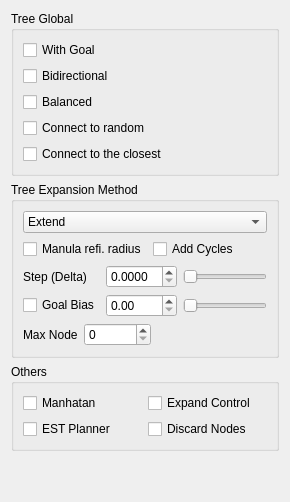
              <widget class="QWidget" name="tabDiffu">
               <attribute name="title">
                <string>Diffusion</string>
               </attribute>
               <layout class="QVBoxLayout" name="verticalLayout_39">
                <item>
                 <widget class="QGroupBox" name="groupBox_15">
                  <property name="title">
                   <string>Tree Global</string>
                  </property>
                  <layout class="QGridLayout" name="gridLayout_23">
                   <item row="0" column="0">
                    <widget class="QCheckBox" name="isWithGoal">
                     <property name="text">
                      <string>With Goal</string>
                     </property>
                    </widget>
                   </item>
                   <item row="3" column="0">
                    <widget class="QCheckBox" name="checkBoxRandomInCompCo">
                     <property name="text">
                      <string>Connect to random</string>
                     </property>
                    </widget>
                   </item>
                   <item row="4" column="0">
                    <widget class="QCheckBox" name="checkBoxClosestInCompCo">
                     <property name="text">
                      <string>Connect to the closest</string>
                     </property>
                    </widget>
                   </item>
                   <item row="1" column="0">
                    <widget class="QCheckBox" name="isBidir">
                     <property name="text">
                      <string>Bidirectional</string>
                     </property>
                    </widget>
                   </item>
                   <item row="2" column="0">
                    <widget class="QCheckBox" name="isBalanced">
                     <property name="text">
                      <string>Balanced</string>
                     </property>
                    </widget>
                   </item>
                  </layout>
                 </widget>
                </item>
                <item>
                 <widget class="QGroupBox" name="groupBox_2">
                  <property name="title">
                   <string>Tree Expansion Method</string>
                  </property>
                  <layout class="QVBoxLayout" name="verticalLayout_30">
                   <item>
                    <widget class="QComboBox" name="expansionMethod">
                     <item>
                      <property name="text">
                       <string>Extend</string>
                      </property>
                     </item>
                     <item>
                      <property name="text">
                       <string>Extend n Step</string>
                      </property>
                     </item>
                     <item>
                      <property name="text">
                       <string>Connect</string>
                      </property>
                     </item>
                     <item>
                      <property name="text">
                       <string>Cost Connect</string>
                      </property>
                     </item>
                    </widget>
                   </item>
                   <item>
                    <layout class="QHBoxLayout" name="horizontalLayout_20">
                     <item>
                      <widget class="QCheckBox" name="isManualRefiRadius">
                       <property name="text">
                        <string>Manula refi. radius</string>
                       </property>
                      </widget>
                     </item>
                     <item>
                      <widget class="QCheckBox" name="isAddingCycles">
                       <property name="text">
                        <string>Add Cycles</string>
                       </property>
                      </widget>
                     </item>
                    </layout>
                   </item>
                   <item>
                    <layout class="QGridLayout" name="gridLayout_10">
                     <item row="0" column="0">
                      <widget class="QLabel" name="label_5">
                       <property name="text">
                        <string>Step (Delta)</string>
                       </property>
                      </widget>
                     </item>
                     <item row="0" column="1">
                      <widget class="QDoubleSpinBox" name="doubleSpinBoxExtentionStep">
                       <property name="decimals">
                        <number>4</number>
                       </property>
                       <property name="minimum">
                        <double>0.000000000000000</double>
                       </property>
                       <property name="maximum">
                        <double>50.000000000000000</double>
                       </property>
                      </widget>
                     </item>
                     <item row="0" column="2">
                      <widget class="QSlider" name="horizontalSliderExtentionStep">
                       <property name="maximum">
                        <number>10000000</number>
                       </property>
                       <property name="orientation">
                        <enum>Qt::Horizontal</enum>
                       </property>
                      </widget>
                     </item>
                     <item row="1" column="0">
                      <widget class="QCheckBox" name="checkBoxIsGoalBias">
                       <property name="text">
                        <string>Goal Bias</string>
                       </property>
                      </widget>
                     </item>
                     <item row="1" column="1">
                      <widget class="QDoubleSpinBox" name="doubleSpinBoxBias">
                       <property name="maximum">
                        <double>1.000000000000000</double>
                       </property>
                       <property name="singleStep">
                        <double>0.010000000000000</double>
                       </property>
                      </widget>
                     </item>
                     <item row="1" column="2">
                      <widget class="QSlider" name="horizontalSliderBias">
                       <property name="orientation">
                        <enum>Qt::Horizontal</enum>
                       </property>
                      </widget>
                     </item>
                    </layout>
                   </item>
                   <item>
                    <layout class="QGridLayout" name="gridLayout_16">
                     <item row="0" column="0">
                      <widget class="QLabel" name="labelMaxNodes">
                       <property name="text">
                        <string>Max Node</string>
                       </property>
                      </widget>
                     </item>
                     <item row="0" column="1">
                      <widget class="QSpinBox" name="spinBoxMaxNodes">
                       <property name="maximum">
                        <number>100000000</number>
                       </property>
                      </widget>
                     </item>
                     <item row="0" column="2">
                      <spacer name="horizontalSpacer_21">
                       <property name="orientation">
                        <enum>Qt::Horizontal</enum>
                       </property>
                       <property name="sizeHint" stdset="0">
                        <size>
                         <width>40</width>
                         <height>20</height>
                        </size>
                       </property>
                      </spacer>
                     </item>
                    </layout>
                   </item>
                  </layout>
                 </widget>
                </item>
                <item>
                 <widget class="QGroupBox" name="groupBox_21">
                  <property name="title">
                   <string>Others</string>
                  </property>
                  <layout class="QGridLayout" name="gridLayout_24">
                   <item row="0" column="1">
                    <widget class="QCheckBox" name="isExpandControl">
                     <property name="text">
                      <string>Expand Control</string>
                     </property>
                    </widget>
                   </item>
                   <item row="0" column="0">
                    <widget class="QCheckBox" name="isManhattan">
                     <property name="text">
                      <string>Manhatan</string>
                     </property>
                    </widget>
                   </item>
                   <item row="1" column="0">
                    <widget class="QCheckBox" name="isEST">
                     <property name="text">
                      <string>EST Planner</string>
                     </property>
                    </widget>
                   </item>
                   <item row="1" column="1">
                    <widget class="QCheckBox" name="isDiscardingNodes">
                     <property name="text">
                      <string>Discard Nodes</string>
                     </property>
                    </widget>
                   </item>
                  </layout>
                 </widget>
                </item>
                <item>
                 <spacer name="verticalSpacer_7">
                  <property name="orientation">
                   <enum>Qt::Vertical</enum>
                  </property>
                  <property name="sizeHint" stdset="0">
                   <size>
                    <width>20</width>
                    <height>40</height>
                   </size>
                  </property>
                 </spacer>
                </item>
               </layout>
              </widget>
